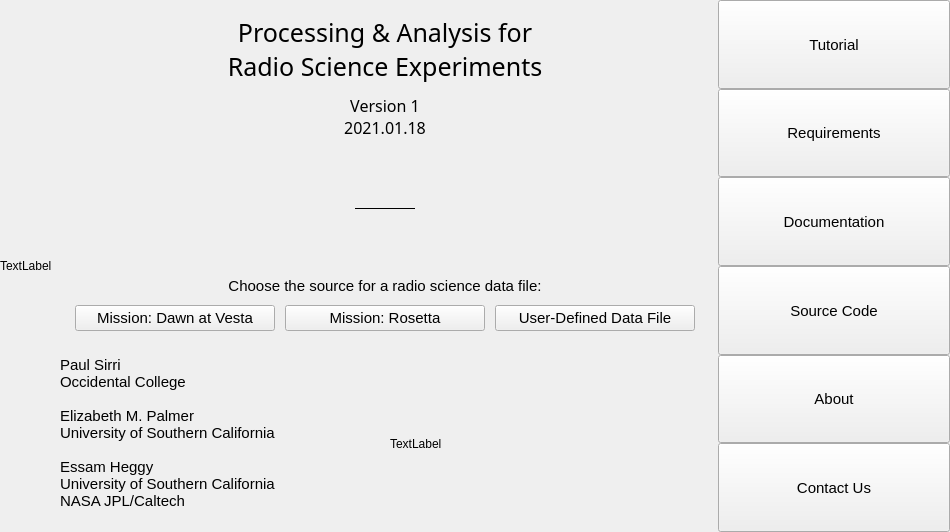
<?xml version="1.0" encoding="UTF-8"?>
<ui version="4.0">
 <class>MainWindow</class>
 <widget class="QMainWindow" name="MainWindow">
  <property name="geometry">
   <rect>
    <x>0</x>
    <y>0</y>
    <width>950</width>
    <height>532</height>
   </rect>
  </property>
  <property name="font">
   <font>
    <family>Arial</family>
    <pointsize>9</pointsize>
   </font>
  </property>
  <property name="windowTitle">
   <string>MainWindow</string>
  </property>
  <widget class="QWidget" name="centralwidget">
   <layout class="QGridLayout" name="gridLayout">
    <property name="leftMargin">
     <number>0</number>
    </property>
    <property name="topMargin">
     <number>0</number>
    </property>
    <property name="rightMargin">
     <number>0</number>
    </property>
    <property name="bottomMargin">
     <number>0</number>
    </property>
    <item row="0" column="0">
     <layout class="QHBoxLayout" name="horizontalLayout" stretch="0,2,1">
      <property name="spacing">
       <number>0</number>
      </property>
      <item>
       <widget class="QLabel" name="label_parselogo">
        <property name="text">
         <string>TextLabel</string>
        </property>
       </widget>
      </item>
      <item>
       <layout class="QVBoxLayout" name="vlayout_primary">
        <property name="spacing">
         <number>10</number>
        </property>
        <property name="leftMargin">
         <number>3</number>
        </property>
        <property name="topMargin">
         <number>15</number>
        </property>
        <property name="rightMargin">
         <number>3</number>
        </property>
        <property name="bottomMargin">
         <number>0</number>
        </property>
        <item>
         <widget class="QLabel" name="lbl_title">
          <property name="font">
           <font>
            <family>Bahnschrift SemiLight</family>
            <pointsize>19</pointsize>
           </font>
          </property>
          <property name="text">
           <string>Processing &amp; Analysis for
Radio Science Experiments</string>
          </property>
          <property name="alignment">
           <set>Qt::AlignCenter</set>
          </property>
         </widget>
        </item>
        <item>
         <widget class="QLabel" name="lbl_version">
          <property name="sizePolicy">
           <sizepolicy hsizetype="Preferred" vsizetype="Preferred">
            <horstretch>0</horstretch>
            <verstretch>0</verstretch>
           </sizepolicy>
          </property>
          <property name="font">
           <font>
            <family>Bahnschrift Light</family>
            <pointsize>12</pointsize>
            <weight>50</weight>
            <italic>false</italic>
            <bold>false</bold>
            <underline>false</underline>
            <strikeout>false</strikeout>
            <kerning>true</kerning>
           </font>
          </property>
          <property name="frameShape">
           <enum>QFrame::NoFrame</enum>
          </property>
          <property name="text">
           <string>Version 1
2021.01.18</string>
          </property>
          <property name="alignment">
           <set>Qt::AlignCenter</set>
          </property>
         </widget>
        </item>
        <item alignment="Qt::AlignHCenter">
         <widget class="Line" name="line_horizontal">
          <property name="enabled">
           <bool>true</bool>
          </property>
          <property name="sizePolicy">
           <sizepolicy hsizetype="Fixed" vsizetype="Expanding">
            <horstretch>0</horstretch>
            <verstretch>0</verstretch>
           </sizepolicy>
          </property>
          <property name="minimumSize">
           <size>
            <width>60</width>
            <height>0</height>
           </size>
          </property>
          <property name="baseSize">
           <size>
            <width>0</width>
            <height>0</height>
           </size>
          </property>
          <property name="frameShadow">
           <enum>QFrame::Plain</enum>
          </property>
          <property name="orientation">
           <enum>Qt::Horizontal</enum>
          </property>
         </widget>
        </item>
        <item>
         <widget class="QLabel" name="lbl_open_desc">
          <property name="font">
           <font>
            <family>Arial</family>
            <pointsize>11</pointsize>
           </font>
          </property>
          <property name="text">
           <string>Choose the source for a radio science data file:</string>
          </property>
          <property name="alignment">
           <set>Qt::AlignCenter</set>
          </property>
         </widget>
        </item>
        <item>
         <layout class="QHBoxLayout" name="horizontalLayout_3">
          <property name="leftMargin">
           <number>20</number>
          </property>
          <property name="rightMargin">
           <number>20</number>
          </property>
          <item>
           <widget class="QPushButton" name="btn_dawnvesta">
            <property name="enabled">
             <bool>true</bool>
            </property>
            <property name="minimumSize">
             <size>
              <width>200</width>
              <height>0</height>
             </size>
            </property>
            <property name="font">
             <font>
              <family>Arial</family>
              <pointsize>11</pointsize>
             </font>
            </property>
            <property name="text">
             <string>Mission: Dawn at Vesta</string>
            </property>
           </widget>
          </item>
          <item>
           <widget class="QPushButton" name="btn_rosetta">
            <property name="minimumSize">
             <size>
              <width>200</width>
              <height>0</height>
             </size>
            </property>
            <property name="font">
             <font>
              <pointsize>11</pointsize>
             </font>
            </property>
            <property name="text">
             <string>Mission: Rosetta</string>
            </property>
           </widget>
          </item>
          <item>
           <widget class="QPushButton" name="btn_userfile">
            <property name="minimumSize">
             <size>
              <width>200</width>
              <height>0</height>
             </size>
            </property>
            <property name="font">
             <font>
              <pointsize>11</pointsize>
             </font>
            </property>
            <property name="text">
             <string>User-Defined Data File</string>
            </property>
           </widget>
          </item>
         </layout>
        </item>
        <item>
         <layout class="QHBoxLayout" name="horizontalLayout_2">
          <property name="topMargin">
           <number>15</number>
          </property>
          <item>
           <widget class="QLabel" name="lbl_authors">
            <property name="font">
             <font>
              <family>Arial</family>
              <pointsize>11</pointsize>
             </font>
            </property>
            <property name="text">
             <string>Paul Sirri
Occidental College

Elizabeth M. Palmer
University of Southern California

Essam Heggy
University of Southern California
NASA JPL/Caltech
</string>
            </property>
            <property name="alignment">
             <set>Qt::AlignBottom|Qt::AlignLeading|Qt::AlignLeft</set>
            </property>
            <property name="indent">
             <number>5</number>
            </property>
           </widget>
          </item>
          <item>
           <widget class="QLabel" name="label_usclogo">
            <property name="text">
             <string>TextLabel</string>
            </property>
           </widget>
          </item>
         </layout>
        </item>
       </layout>
      </item>
      <item>
       <layout class="QVBoxLayout" name="vlayout_options">
        <property name="spacing">
         <number>0</number>
        </property>
        <item>
         <widget class="QPushButton" name="btn_tutorial">
          <property name="enabled">
           <bool>true</bool>
          </property>
          <property name="sizePolicy">
           <sizepolicy hsizetype="Minimum" vsizetype="Minimum">
            <horstretch>0</horstretch>
            <verstretch>0</verstretch>
           </sizepolicy>
          </property>
          <property name="minimumSize">
           <size>
            <width>0</width>
            <height>45</height>
           </size>
          </property>
          <property name="font">
           <font>
            <pointsize>11</pointsize>
           </font>
          </property>
          <property name="text">
           <string>Tutorial</string>
          </property>
         </widget>
        </item>
        <item>
         <widget class="QPushButton" name="btn_requirements">
          <property name="enabled">
           <bool>true</bool>
          </property>
          <property name="sizePolicy">
           <sizepolicy hsizetype="Minimum" vsizetype="Minimum">
            <horstretch>0</horstretch>
            <verstretch>0</verstretch>
           </sizepolicy>
          </property>
          <property name="minimumSize">
           <size>
            <width>0</width>
            <height>45</height>
           </size>
          </property>
          <property name="font">
           <font>
            <pointsize>11</pointsize>
           </font>
          </property>
          <property name="text">
           <string>Requirements</string>
          </property>
         </widget>
        </item>
        <item>
         <widget class="QPushButton" name="btn_documentation">
          <property name="enabled">
           <bool>true</bool>
          </property>
          <property name="sizePolicy">
           <sizepolicy hsizetype="Minimum" vsizetype="Minimum">
            <horstretch>0</horstretch>
            <verstretch>0</verstretch>
           </sizepolicy>
          </property>
          <property name="minimumSize">
           <size>
            <width>0</width>
            <height>45</height>
           </size>
          </property>
          <property name="font">
           <font>
            <pointsize>11</pointsize>
           </font>
          </property>
          <property name="text">
           <string>Documentation</string>
          </property>
         </widget>
        </item>
        <item>
         <widget class="QPushButton" name="btn_sourcecode">
          <property name="sizePolicy">
           <sizepolicy hsizetype="Minimum" vsizetype="Minimum">
            <horstretch>0</horstretch>
            <verstretch>0</verstretch>
           </sizepolicy>
          </property>
          <property name="minimumSize">
           <size>
            <width>0</width>
            <height>45</height>
           </size>
          </property>
          <property name="font">
           <font>
            <pointsize>11</pointsize>
           </font>
          </property>
          <property name="text">
           <string>Source Code</string>
          </property>
         </widget>
        </item>
        <item>
         <widget class="QPushButton" name="btn_about">
          <property name="enabled">
           <bool>true</bool>
          </property>
          <property name="sizePolicy">
           <sizepolicy hsizetype="Minimum" vsizetype="Minimum">
            <horstretch>0</horstretch>
            <verstretch>0</verstretch>
           </sizepolicy>
          </property>
          <property name="minimumSize">
           <size>
            <width>0</width>
            <height>45</height>
           </size>
          </property>
          <property name="font">
           <font>
            <pointsize>11</pointsize>
           </font>
          </property>
          <property name="text">
           <string>About</string>
          </property>
         </widget>
        </item>
        <item>
         <widget class="QPushButton" name="btn_contact">
          <property name="enabled">
           <bool>true</bool>
          </property>
          <property name="sizePolicy">
           <sizepolicy hsizetype="Minimum" vsizetype="Minimum">
            <horstretch>0</horstretch>
            <verstretch>0</verstretch>
           </sizepolicy>
          </property>
          <property name="minimumSize">
           <size>
            <width>0</width>
            <height>45</height>
           </size>
          </property>
          <property name="font">
           <font>
            <pointsize>11</pointsize>
           </font>
          </property>
          <property name="text">
           <string>Contact Us</string>
          </property>
         </widget>
        </item>
       </layout>
      </item>
     </layout>
    </item>
   </layout>
  </widget>
 </widget>
 <resources/>
 <connections/>
</ui>
